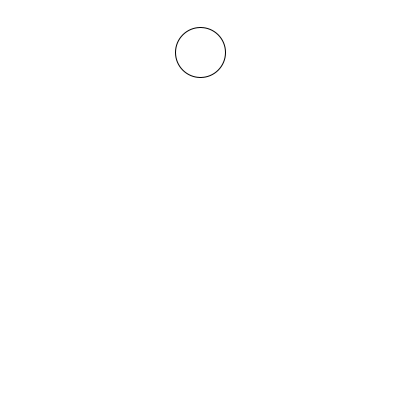
Frame 1 (no input)
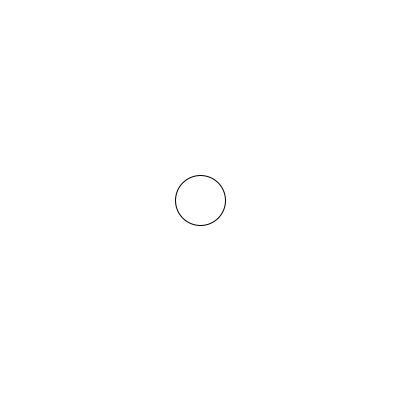
Frame 60 (the mouse pressed at the canvas centre just before this capture)
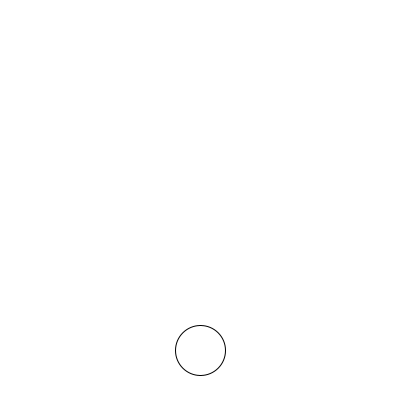
Frame 120 (the mouse held since frame 60 and released just before this capture)

The Processing sketch that drew these frames (run headless with seeded random() and noise(); from frame 60 on, the mouse is pressed at the canvas centre):

// Processing sketch: Uitwerking_2
// ── Uitwerking_2.pde
 float ballX = 200;
 float ballY = 50;
 float diameter = 50;
 float speed = 2.5;

void setup () {
  size(400, 400);
}

void draw() {
  background(255, 255, 255);


  ballY = ballY + speed;
  
  circle(ballX, ballY, diameter);
}
